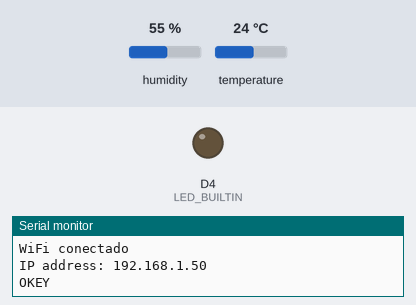
Recording of a sketch running on a simulated ESP8266 (NodeMCU). On the bench: output pins drawn as LEDs (lit = HIGH, except the on-board LED, lit = LOW), the last lines printed to the serial monitor. The test bench sets the inputs (shaded band); at power-on: humidity 55 %, temperature 24 °C. WiFi joins after 1.5 s; servers stay silent unless stated.

Above: at 4.0 s.
At 6.5 s:
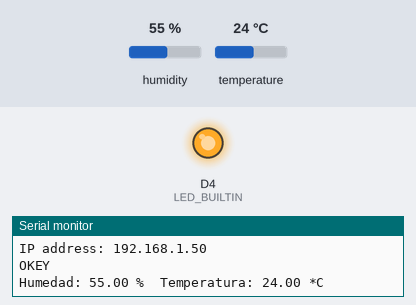
Timing chart, 0 to 9.3 s (numbered marks = the images above):
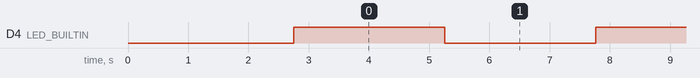

Measured:
- by itself, D4 (LED_BUILTIN): alternates HIGH for 2.5 s and LOW for 2.5 s

The sketch:

Temp___Wifi.ino
```cpp
#include <DHT.h>
#include <ESP8266WiFi.h>
#include <ESP8266WiFiMulti.h>

//Sensor
#define dataPin D2 //pin de datos
#define DHTTYPE DHT22 //Definir tipo de sensor

DHT dht(dataPin, DHTTYPE); //iniciar objeto pasando el pin de datos y el tipo de sensor
//end sensor

//wifi
 #ifndef STASSID
#define STASSID "INFINITUM4804_2.4"      // "SSID-nombre Wifi"
#define PASS "PpU7cUttBJ"            // Contraseña del Wifi
#endif

const char* ssid     = STASSID;
const char* password = PASS;

ESP8266WiFiMulti WiFiMulti;

boolean conectado = false; //variable para usar el loop cuando esta conectado al wifi

//endwifi


void setup() {
  Serial.begin(9600);
  pinMode(LED_BUILTIN, OUTPUT);
  delay(1000);
  Serial.println("Iniciando......");
  dht.begin();
  WiFi.mode(WIFI_STA);
  WiFiMulti.addAP(ssid, password);

  if(conectarWiFi()){
    Serial.println("OKEY");
    delay(250);
    conectado = true;
  }
}

void loop() {
  if(conectado){
    digitalWrite(LED_BUILTIN, HIGH);
    delay(2000);

    float t = dht.readTemperature();
    float h = dht.readHumidity();
    float f = dht.readTemperature(true);

    if (isnan(h) || isnan(t)) {
      Serial.println("No se pudo leer datos del sensor DHT!");
      return;
    }

    Serial.print("Humedad: ");
    Serial.print(h);
    Serial.print(" %\t");
    Serial.print("Temperatura: ");
    Serial.print(t);
    Serial.println(" *C ");

    delay(500);

    digitalWrite(LED_BUILTIN, LOW);
    delay(2000);

    if(WiFiMulti.run() == WL_CONNECTED){//si la coneccion se pierde intentara reconectar mientras muestra el mensaje
      Serial.println("Aun conectado!");
      delay(500);
    }else{
      Serial.println("Ha perdido la conexion");
      delay(500);
    }
  }
}

boolean conectarWiFi(){
  Serial.print("Esperando conectar a ");
  Serial.print(STASSID);
  Serial.print(" ...");
  while (WiFiMulti.run() != WL_CONNECTED) {
    Serial.print(".");
    delay(500);
  }
  Serial.println("");
  Serial.println("WiFi conectado");
  Serial.print("IP address: ");
  Serial.println(WiFi.localIP());
  return true;
  delay(500);
}
```
